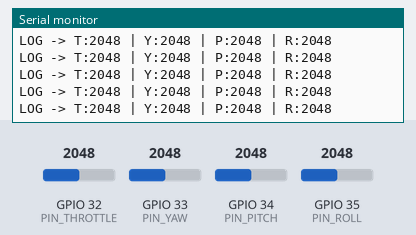
The sketch below on a simulated ESP32. On the bench: the last lines printed to the serial monitor. Inputs (shaded band) come from the test bench; at power-on: GPIO 32 (PIN_THROTTLE) = 2048, GPIO 33 (PIN_YAW) = 2048, GPIO 34 (PIN_PITCH) = 2048, GPIO 35 (PIN_ROLL) = 2048.

Above: at 1.2 s.
1.3 s: GPIO 32 (PIN_THROTTLE) set to 2866
At 2.3 s:
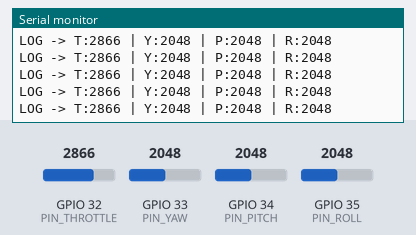
2.8 s: GPIO 33 (PIN_YAW) set to 2866
At 3.9 s:
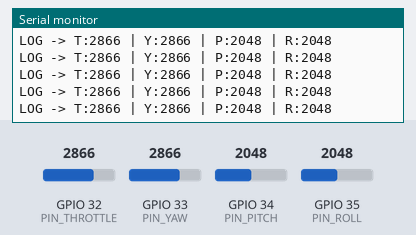
4.3 s: GPIO 34 (PIN_PITCH) set to 2866
At 5.0 s:
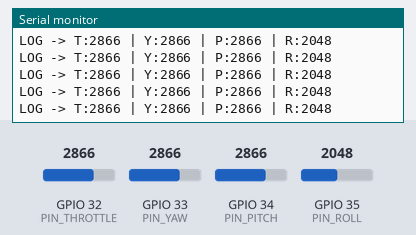
5.8 s: GPIO 35 (PIN_ROLL) set to 2866
At 6.9 s:
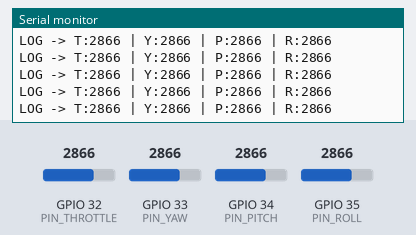
7.3 s: GPIO 32 (PIN_THROTTLE) set to 3972
At 7.9 s:
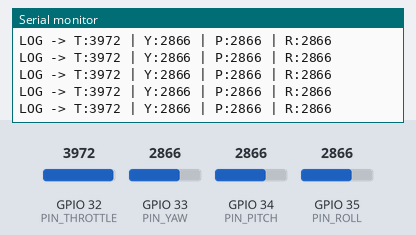
8.8 s: GPIO 33 (PIN_YAW) set to 3972
At 9.6 s:
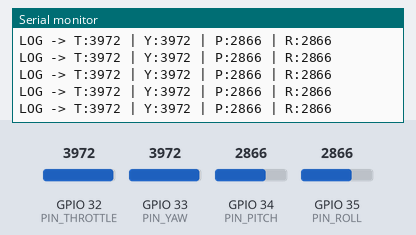
Timing chart, 0 to 11.3 s (numbered marks = the images above; inputs shaded):
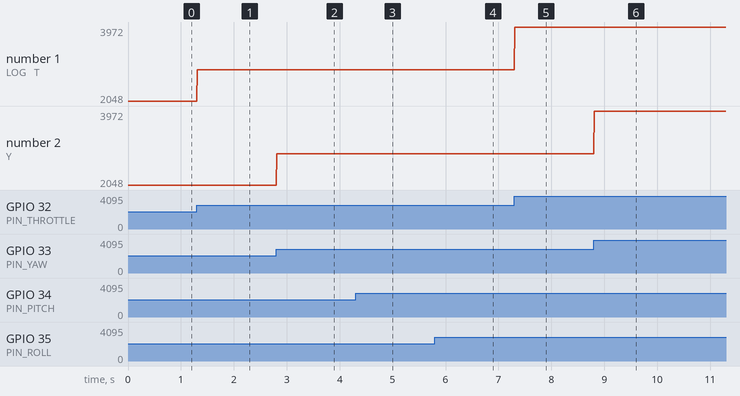

The sketch:

transmitter_esp32.ino
```cpp
#include <Arduino.h>

const int PIN_THROTTLE = 32;
const int PIN_YAW      = 33;
const int PIN_PITCH    = 34;
const int PIN_ROLL     = 35;

struct __attribute__((__packed__)) RadioPacket {
    uint16_t throttle;
    uint16_t yaw;
    uint16_t pitch;
    uint16_t roll;
    uint8_t  checksum;
};

void setup() {
    Serial.begin(115200);

    analogSetAttenuation(ADC_11db);
    pinMode(PIN_THROTTLE, INPUT);
    pinMode(PIN_YAW, INPUT);
    pinMode(PIN_PITCH, INPUT);
    pinMode(PIN_ROLL, INPUT);

    Serial.println("STATUS: Custom ESP32 2.4GHz Transmitter Initialized.");
}

void loop() {
    RadioPacket txData;

    txData.throttle = analogRead(PIN_THROTTLE);
    txData.yaw      = analogRead(PIN_YAW);
    txData.pitch    = analogRead(PIN_PITCH);
    txData.roll     = analogRead(PIN_ROLL);

    txData.checksum = (txData.throttle + txData.yaw + txData.pitch + txData.roll) % 256;

    Serial.printf("LOG -> T:%d | Y:%d | P:%d | R:%d\n", txData.throttle, txData.yaw, txData.pitch, txData.roll);

    delay(10);
}
```

Measured:
- after the input at 1.3 s, the serial monitor: prints a new line at once (image 1)
- after the input at 2.8 s, the serial monitor: prints a new line at once (image 2)
- after the input at 4.3 s, the serial monitor: prints a new line at once (image 3)
- after the input at 5.8 s, the serial monitor: prints a new line at once (image 4)
- after the input at 7.3 s, the serial monitor: prints a new line at once (image 5)
- after the input at 8.8 s, the serial monitor: prints a new line at once (image 6)
- plotted number 1: 2048 → 2866 after the input at 1.3 s, 2866 → 3972 after the input at 7.3 s
